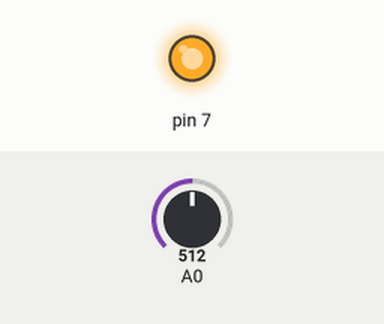
Bench run of a sketch on a simulated Arduino Uno, built with avr-gcc and run on an emulated ATmega328P. Shown: output pins drawn as LEDs (lit = HIGH). Inputs (shaded band) come from the test bench; at power-on: A0 = 512.

Above: at 1.2 s.
1.3 s: A0 set to 503
At 1.7 s:
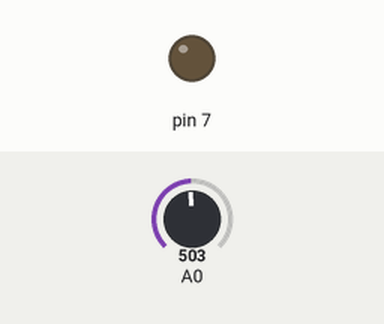
2.8 s: A0 set to 716
At 4.0 s:
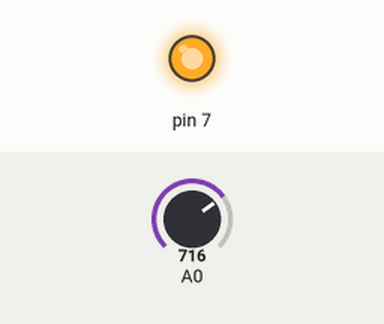
4.3 s: A0 set to 511
At 5.2 s:
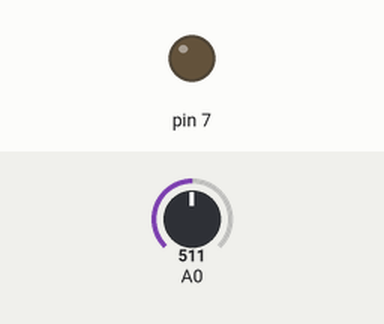
Timing chart, 0 to 7.3 s (numbered marks = the images above; inputs shaded):
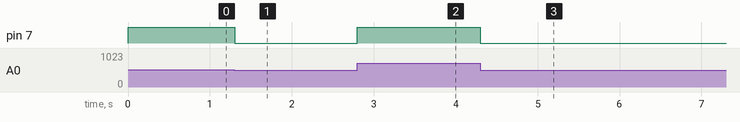

The sketch:

ex04.ino
```cpp
int sensorValue = 0;

int outputValue = 0;

void setup()
{
  pinMode(A0, INPUT);
  pinMode(7, OUTPUT);

  digitalWrite(7, LOW);
}

void loop()
{
  // read the analog in value:
  sensorValue = analogRead(A0);

  if (sensorValue > 1023 / 2){
  	digitalWrite(7, HIGH);
  }
  else digitalWrite(7, LOW);
  // change the analog out value:


}
```

Measured:
- the behaviour switches between 512 and 511 on A0 (found by bisection; images 0 and 1)
- after the input at 1.3 s, pin 7: HIGH → LOW at once
- after the input at 2.8 s, pin 7: LOW → HIGH at once
- after the input at 4.3 s, pin 7: HIGH → LOW at once
